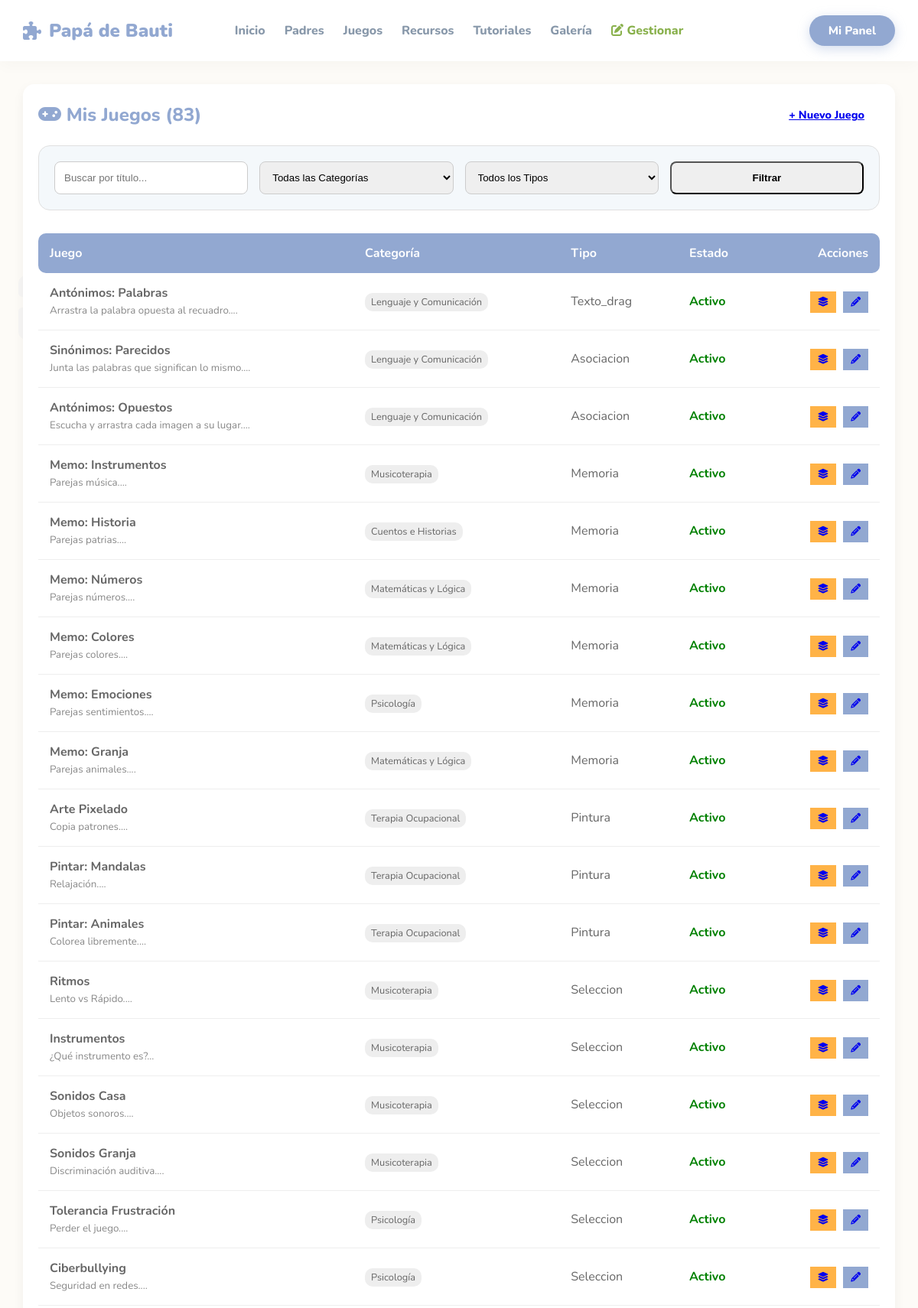
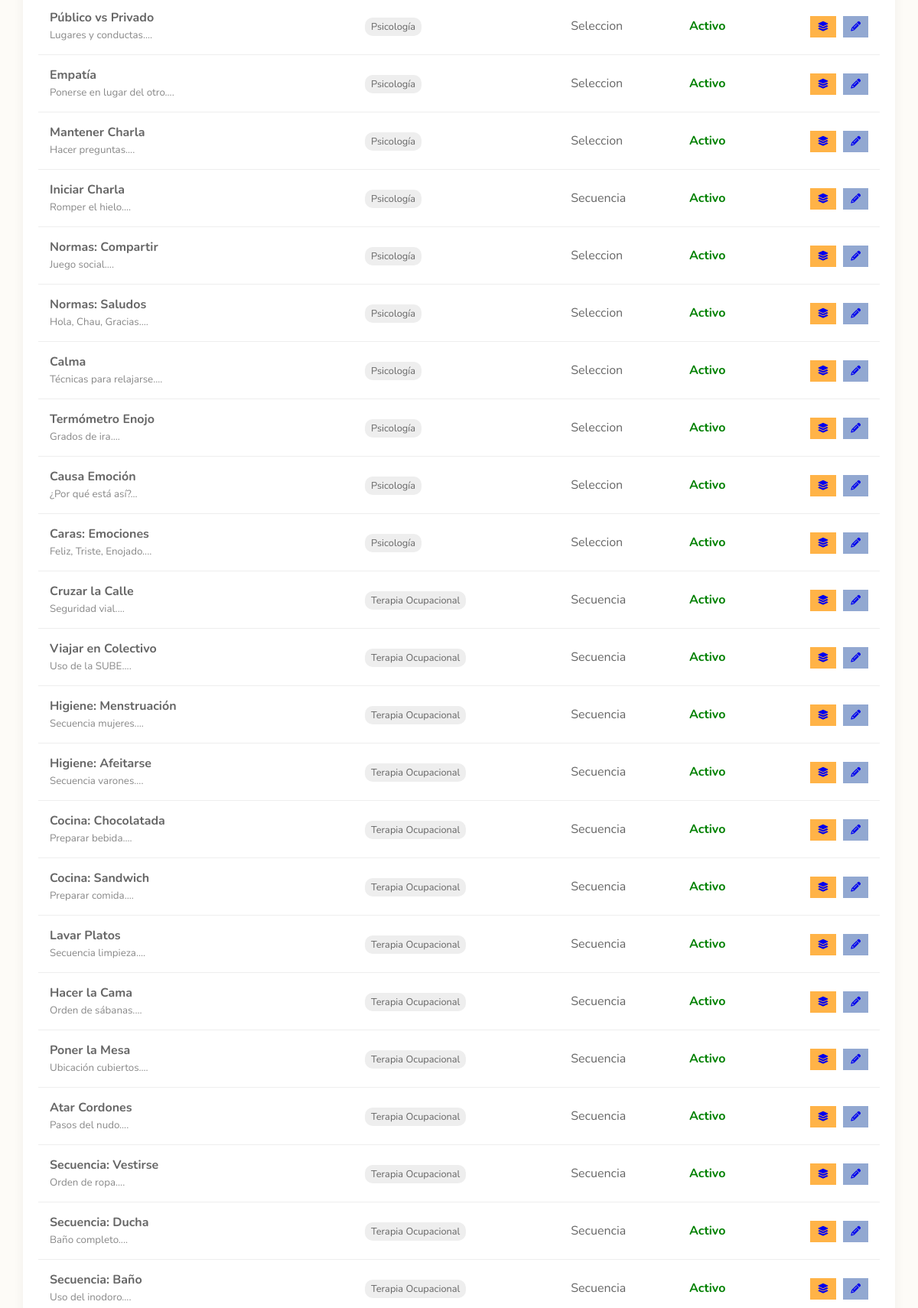
Screenshot of /listar_juegos.php (signed in, upper part) with the database file from the repository (2 pictures, top to bottom).
### tables this page shows
CREATE TABLE `juegos` (
  `id` int(11) NOT NULL,
  `titulo` varchar(100) NOT NULL,
  `descripcion` text DEFAULT NULL,
  `id_categoria` int(11) NOT NULL,
  `id_motor` int(11) NOT NULL,
  `imagen_portada` varchar(100) DEFAULT 'default.jpg',
  `configuracion` text DEFAULT NULL,
  `activo` tinyint(1) DEFAULT 1,
  `tipo_juego` enum('seleccion','memoria','secuencia','pintura','asociacion','texto_drag') DEFAULT 'seleccion',
  `edad_min` int(11) DEFAULT 3,
  `edad_max` int(11) DEFAULT 99
);

CREATE TABLE `categorias_blog` (
  `id` int(11) NOT NULL,
  `nombre` varchar(100) NOT NULL
);

### listar_juegos.php (the view, shortened to what this page needs)
<?php
session_start(); require '../includes/db_connect.php';
$where = "WHERE 1=1";
$search = isset($_GET['q']) ? $conn->real_escape_string($_GET['q']) : '';
$sql = "SELECT j.*, c.nombre as cat_nombre
        FROM juegos j
        LEFT JOIN categorias_blog c ON j.id_categoria = c.id
        $where
        ORDER BY j.id DESC";
$result = $conn->query($sql);
?>
<!DOCTYPE html><html><head><title>Listar Juegos</title></head><body>
<?php include '../includes/header.php'; ?>
<div style="max-width:1100px; margin:30px auto; padding:20px; background:white; border-radius:15px; box-shadow:0 5px 15px rgba(0,0,0,0.05);">
    <div style="display:flex; justify-content:space-between; align-items:center; margin-bottom:20px; flex-wrap:wrap; gap:10px;">
        <h2 style="color:var(--color-primario); margin:0;"><i class="fa-solid fa-gamepad"></i> Mis Juegos (<?php echo $result->num_rows; ?>)</h2>
        <a href="editar_juego.php" class="btn-grande" style="padding:10px 20px; font-size:0.9rem;">+ Nuevo Juego</a>
    </div>
    <form action="" method="GET" style="background:#f4f8fb; padding:20px; border-radius:15px; margin-bottom:30px; border:1px solid #e0e0e0;">
        <div style="display:grid; grid-template-columns: repeat(auto-fit, minmax(200px, 1fr)); gap:15px;">
            <input type="text" name="q" placeholder="Buscar por título..." value="<?php echo $search; ?>" style="padding:12px; border:1px solid #ccc; border-radius:8px;">
            <select name="cat" style="padding:12px; border:1px solid #ccc; border-radius:8px;">
                <option value="0">Todas las Categorías</option>
            </select>
            <select name="tipo" style="padding:12px; border:1px solid #ccc; border-radius:8px;">
                <option value="">Todos los Tipos</option>
            </select>
            <button type="submit" class="btn-grande" style="width:100%; border-radius:8px;">Filtrar</button>
        </div>
    </form>
    <div style="overflow-x:auto;">
        <table style="width:100%; border-collapse:collapse;">
            <tr style="background:var(--color-primario); color:white; text-align:left;">
                <th style="padding:15px; border-radius:10px 0 0 10px;">Juego</th>
                <th style="padding:15px;">Categoría</th>
                <th style="padding:15px;">Tipo</th>
                <th style="padding:15px;">Estado</th>
                <th style="padding:15px; text-align:right; border-radius:0 10px 10px 0;">Acciones</th>
            </tr>
            <?php if($result->num_rows > 0): while($row = $result->fetch_assoc()): ?>
            <tr style="border-bottom:1px solid #eee;">
                <td style="padding:15px;">
                    <strong><?php echo $row['titulo']; ?></strong>
                    <br><small style="color:#888;"><?php echo substr($row['descripcion'],0,50); ?>...</small>
                </td>
                <td style="padding:15px;"><span style="background:#eee; padding:3px 8px; border-radius:10px; font-size:0.8rem;"><?php echo $row['cat_nombre']; ?></span></td>
                <td style="padding:15px; text-transform:capitalize;"><?php echo $row['tipo_juego']; ?></td>
                <td style="padding:15px;">
                    <?php echo ($row['activo']) ? '<span style="color:green; font-weight:bold;">Activo</span>' : '<span style="color:red;">Oculto</span>'; ?>
                </td>
                <td style="padding:15px; text-align:right;">
                    <a href="gestionar_contenido.php?id_juego=<?php echo $row['id']; ?>" class="btn-grande" style="background:#FFB347; padding:5px 10px; font-size:0.8rem; margin-right:5px;" title="Cargar Contenido"><i class="fa-solid fa-layer-group"></i></a>
                    <a href="editar_juego.php?id=<?php echo $row['id']; ?>" class="btn-grande" style="background:#92A8D1; padding:5px 10px; font-size:0.8rem;" title="Editar Config"><i class="fa-solid fa-pencil"></i></a>
                </td>
            </tr>
            <?php endwhile; else: ?>
                <tr><td colspan="5" style="padding:30px; text-align:center;">No se encontraron juegos.</td></tr>
            <?php endif; ?>
        </table>
    </div>
</div>
</body></html>

### estilos.css (style rules this page uses)
:root { --color-fondo: #fdfbf7; --color-primario: #92A8D1; --color-secundario: #7FA1C3; --color-texto: #4A4A4A; --color-acento: #88B04B; }

### header.php (style rules this page uses)
:root { --p-azul: #92A8D1; --p-rosa: #F7CAC9; --p-verde: #88B04B; --p-naranja: #FFB347; --p-teal: #4ECDC4; --color-fondo: #fdfbf7; }
body { font-family: 'Nunito', sans-serif; background-color: var(--color-fondo); color: #666; padding-top: 80px; margin: 0; overflow-x: hidden; }
h1, h2, h3, h4, .btn-grande, .nav-link { font-weight: 800 !important; }

### rows the page displays
juegos: titulo "Antónimos: Palabras", descripcion "Arrastra la palabra opuesta al recuadro.", categorias_blog.nombre "Lenguaje y Comunicación", tipo_juego "Texto_drag", activo "Activo"
juegos: titulo "Sinónimos: Parecidos", descripcion "Junta las palabras que significan lo mismo.", categorias_blog.nombre "Lenguaje y Comunicación", tipo_juego "Asociacion", activo "Activo"
juegos: titulo "Antónimos: Opuestos", descripcion "Escucha y arrastra cada imagen a su lugar.", categorias_blog.nombre "Lenguaje y Comunicación", tipo_juego "Asociacion", activo "Activo"
juegos: titulo "Memo: Instrumentos", descripcion "Parejas música.", categorias_blog.nombre "Musicoterapia", tipo_juego "Memoria", activo "Activo"
juegos: titulo "Memo: Historia", descripcion "Parejas patrias.", categorias_blog.nombre "Cuentos e Historias", tipo_juego "Memoria", activo "Activo"
juegos: titulo "Memo: Números", descripcion "Parejas números.", categorias_blog.nombre "Matemáticas y Lógica", tipo_juego "Memoria", activo "Activo"
juegos: titulo "Memo: Colores", descripcion "Parejas colores.", categorias_blog.nombre "Matemáticas y Lógica", tipo_juego "Memoria", activo "Activo"
juegos: titulo "Memo: Emociones", descripcion "Parejas sentimientos.", categorias_blog.nombre "Psicología", tipo_juego "Memoria", activo "Activo"
juegos: titulo "Memo: Granja", descripcion "Parejas animales.", categorias_blog.nombre "Matemáticas y Lógica", tipo_juego "Memoria", activo "Activo"
juegos: titulo "Arte Pixelado", descripcion "Copia patrones.", categorias_blog.nombre "Terapia Ocupacional", tipo_juego "Pintura", activo "Activo"
juegos: titulo "Pintar: Mandalas", descripcion "Relajación.", categorias_blog.nombre "Terapia Ocupacional", tipo_juego "Pintura", activo "Activo"
juegos: titulo "Pintar: Animales", descripcion "Colorea libremente.", categorias_blog.nombre "Terapia Ocupacional", tipo_juego "Pintura", activo "Activo"
juegos: titulo "Ritmos", descripcion "Lento vs Rápido.", categorias_blog.nombre "Musicoterapia", tipo_juego "Seleccion", activo "Activo"
juegos: titulo "Instrumentos", descripcion "¿Qué instrumento es?", categorias_blog.nombre "Musicoterapia", tipo_juego "Seleccion", activo "Activo"
juegos: titulo "Sonidos Casa", descripcion "Objetos sonoros.", categorias_blog.nombre "Musicoterapia", tipo_juego "Seleccion", activo "Activo"
juegos: titulo "Sonidos Granja", descripcion "Discriminación auditiva.", categorias_blog.nombre "Musicoterapia", tipo_juego "Seleccion", activo "Activo"
juegos: titulo "Tolerancia Frustración", descripcion "Perder el juego.", categorias_blog.nombre "Psicología", tipo_juego "Seleccion", activo "Activo"
juegos: titulo "Ciberbullying", descripcion "Seguridad en redes.", categorias_blog.nombre "Psicología", tipo_juego "Seleccion", activo "Activo"
juegos: titulo "Público vs Privado", descripcion "Lugares y conductas.", categorias_blog.nombre "Psicología", tipo_juego "Seleccion", activo "Activo"
juegos: titulo "Empatía", descripcion "Ponerse en lugar del otro.", categorias_blog.nombre "Psicología", tipo_juego "Seleccion", activo "Activo"
juegos: titulo "Mantener Charla", descripcion "Hacer preguntas.", categorias_blog.nombre "Psicología", tipo_juego "Seleccion", activo "Activo"
juegos: titulo "Iniciar Charla", descripcion "Romper el hielo.", categorias_blog.nombre "Psicología", tipo_juego "Secuencia", activo "Activo"
juegos: titulo "Normas: Compartir", descripcion "Juego social.", categorias_blog.nombre "Psicología", tipo_juego "Seleccion", activo "Activo"
juegos: titulo "Normas: Saludos", descripcion "Hola, Chau, Gracias.", categorias_blog.nombre "Psicología", tipo_juego "Seleccion", activo "Activo"
juegos: titulo "Calma", descripcion "Técnicas para relajarse.", categorias_blog.nombre "Psicología", tipo_juego "Seleccion", activo "Activo"
juegos: titulo "Termómetro Enojo", descripcion "Grados de ira.", categorias_blog.nombre "Psicología", tipo_juego "Seleccion", activo "Activo"
juegos: titulo "Causa Emoción", descripcion "¿Por qué está así?", categorias_blog.nombre "Psicología", tipo_juego "Seleccion", activo "Activo"
juegos: titulo "Caras: Emociones", descripcion "Feliz, Triste, Enojado.", categorias_blog.nombre "Psicología", tipo_juego "Seleccion", activo "Activo"
juegos: titulo "Cruzar la Calle", descripcion "Seguridad vial.", categorias_blog.nombre "Terapia Ocupacional", tipo_juego "Secuencia", activo "Activo"
juegos: titulo "Viajar en Colectivo", descripcion "Uso de la SUBE.", categorias_blog.nombre "Terapia Ocupacional", tipo_juego "Secuencia", activo "Activo"
juegos: titulo "Higiene: Menstruación", descripcion "Secuencia mujeres.", categorias_blog.nombre "Terapia Ocupacional", tipo_juego "Secuencia", activo "Activo"
juegos: titulo "Higiene: Afeitarse", descripcion "Secuencia varones.", categorias_blog.nombre "Terapia Ocupacional", tipo_juego "Secuencia", activo "Activo"
juegos: titulo "Cocina: Chocolatada", descripcion "Preparar bebida.", categorias_blog.nombre "Terapia Ocupacional", tipo_juego "Secuencia", activo "Activo"
juegos: titulo "Cocina: Sandwich", descripcion "Preparar comida.", categorias_blog.nombre "Terapia Ocupacional", tipo_juego "Secuencia", activo "Activo"
juegos: titulo "Lavar Platos", descripcion "Secuencia limpieza.", categorias_blog.nombre "Terapia Ocupacional", tipo_juego "Secuencia", activo "Activo"
juegos: titulo "Hacer la Cama", descripcion "Orden de sábanas.", categorias_blog.nombre "Terapia Ocupacional", tipo_juego "Secuencia", activo "Activo"
juegos: titulo "Poner la Mesa", descripcion "Ubicación cubiertos.", categorias_blog.nombre "Terapia Ocupacional", tipo_juego "Secuencia", activo "Activo"
juegos: titulo "Atar Cordones", descripcion "Pasos del nudo.", categorias_blog.nombre "Terapia Ocupacional", tipo_juego "Secuencia", activo "Activo"
juegos: titulo "Secuencia: Vestirse", descripcion "Orden de ropa.", categorias_blog.nombre "Terapia Ocupacional", tipo_juego "Secuencia", activo "Activo"
juegos: titulo "Secuencia: Ducha", descripcion "Baño completo.", categorias_blog.nombre "Terapia Ocupacional", tipo_juego "Secuencia", activo "Activo"
juegos: titulo "Secuencia: Baño", descripcion "Uso del inodoro.", categorias_blog.nombre "Terapia Ocupacional", tipo_juego "Secuencia", activo "Activo"

### other values shown
$result->num_rows "83"
